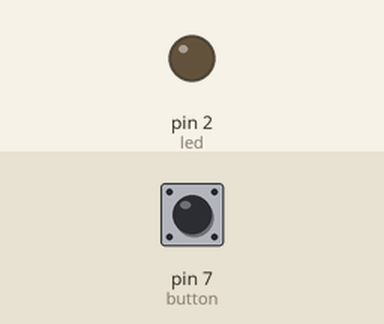
This sketch was run on a simulated Arduino Uno, built with avr-gcc and run on an emulated ATmega328P. Parts: output pins drawn as LEDs (lit = HIGH). The test bench sets the inputs (shaded band); at power-on: pin 7 (button) HIGH.

Above: at 1.2 s.
1.3 s: pin 7 (button) pulled LOW for 0.15 s
At 2.4 s:
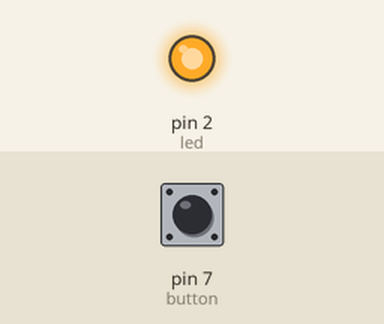
2.9 s: pin 7 (button) pulled LOW for 1 s
At 4.9 s:
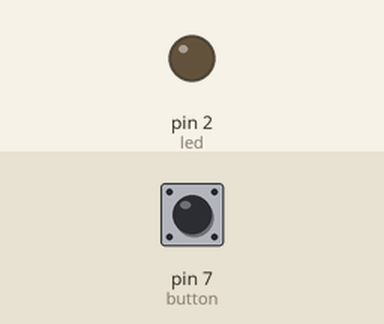
5.4 s: pin 7 (button) pulled LOW for 3.2 s
At 9.6 s:
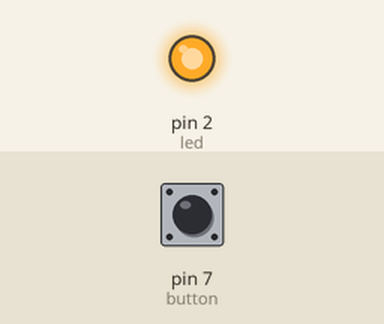
Timing chart, 0 to 11.1 s (numbered marks = the images above; inputs shaded):
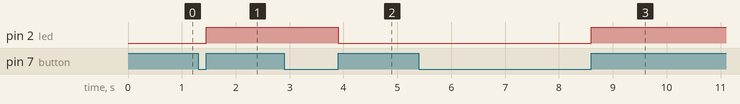

The sketch:

Lab7_on_off_led_V2.ino
```cpp
#define button 7
#define led 2

int num = 0;
bool StateBTN;
bool State = 0;

void setup() {
  // put your setup code here, to run once:
  pinMode(led, OUTPUT);
  pinMode(button, INPUT);
  Serial.begin(9600);
}

void loop() {
  // put your main code here, to run repeatedly:
  StateBTN = digitalRead(button);

 while(StateBTN == LOW){

    while(StateBTN == LOW){
       StateBTN = digitalRead(button);
    }

    State = !State;
    digitalWrite(led, State);
 }

//  while(StateBTN == LOW){
//    while(StateBTN == LOW){
//       StateBTN = digitalRead(button);
//    }
//
//    num = num + 1;          // num++;
//    Serial.print("num = ");
//    Serial.println(num);
// }
//
//  if(num % 2 == 0){
//    digitalWrite(led, HIGH);
//  }
//
//  if(num % 2 == 1){
//    digitalWrite(led, LOW);
//  }
}
```

Measured:
- after the input at 1.3 s, pin 2 (led): LOW → HIGH after 0.15 s
- after the input at 2.9 s, pin 2 (led): HIGH → LOW after 1.0 s
- after the input at 5.4 s, pin 2 (led): LOW → HIGH after 3.2 s
